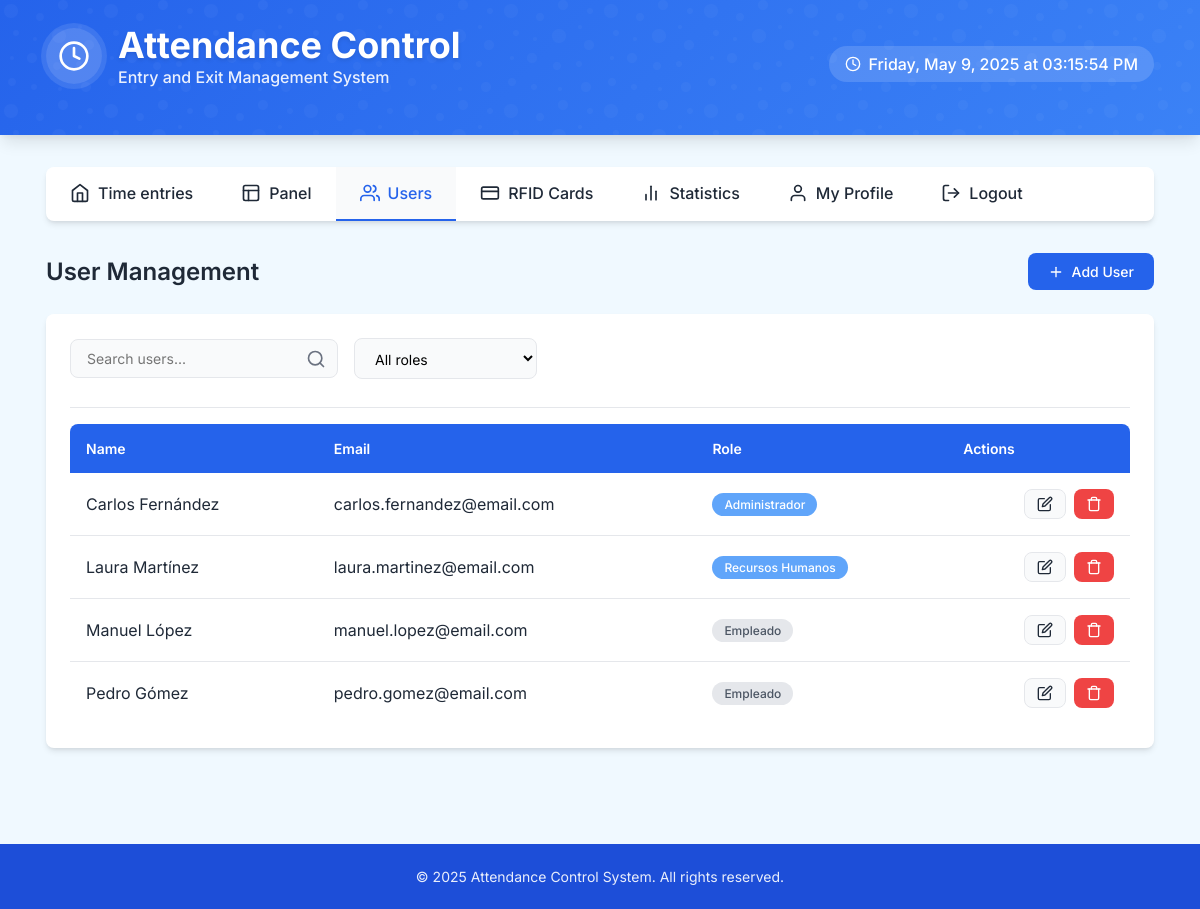
The page /code/usuarios.php (signed in) on the database its author committed.
### tables this page shows
CREATE TABLE `usuarios` (
  `id` int(11) NOT NULL,
  `nombre` varchar(100) NOT NULL,
  `apellido` varchar(100) NOT NULL,
  `email` varchar(150) NOT NULL,
  `password` varchar(255) DEFAULT NULL,
  `rol_id` int(11) DEFAULT NULL
);

CREATE TABLE `roles` (
  `id` int(11) NOT NULL,
  `nombre` varchar(50) NOT NULL
);

### code/usuarios.php (the view, shortened to what this page needs)
<?php
require_once 'includes/db_connection.php';
$users = [];
$usersQuery = "SELECT u.id, u.nombre, u.apellido, u.email, r.nombre as role_name, r.id as role_id
               FROM usuarios u
               JOIN roles r ON u.rol_id = r.id
               ORDER BY u.nombre, u.apellido";
$usersResult = $conn->query($usersQuery);
if ($usersResult) {
    while ($row = $usersResult->fetch_assoc()) {
        $users[] = $row;
    }
}
include 'includes/header.php';
?>
<div class="page-header">
    <h2>User Management</h2>
    <button class="btn btn-primary" data-modal-target="addUserModal">
        <svg xmlns="http://www.w3.org/2000/svg" viewBox="0 0 24 24" fill="none" stroke="currentColor" stroke-width="2" stroke-linecap="round" stroke-linejoin="round">
            <line x1="12" y1="5" x2="12" y2="19"></line>
            <line x1="5" y1="12" x2="19" y2="12"></line>
        </svg>
        Add User
    </button>
</div>
<div class="card">
    <div class="card-header">
        <div class="search-filter">
            <div class="search-box">
                <input type="text" id="searchUsers" class="form-control" placeholder="Search users...">
                <svg xmlns="http://www.w3.org/2000/svg" viewBox="0 0 24 24" fill="none" stroke="currentColor" stroke-width="2" stroke-linecap="round" stroke-linejoin="round">
                    <circle cx="11" cy="11" r="8"></circle>
                    <line x1="21" y1="21" x2="16.65" y2="16.65"></line>
                </svg>
            </div>
            <div class="filter-options">
                <select id="filterRole" class="form-control">
                    <option value="">All roles</option>
                </select>
            </div>
        </div>
    </div>
    <div class="table-container">
        <table id="usersTable">
            <thead>
                <tr>
                    <th>Name</th>
                    <th>Email</th>
                    <th>Role</th>
                    <th>Actions</th>
                </tr>
            </thead>
            <tbody>
                <?php if (empty($users)): ?>
                    <tr>
                        <td colspan="4" class="text-center">No users registered.</td>
                    </tr>
                <?php else: ?>
                    <?php foreach ($users as $user): ?>
                    <tr data-role="<?php echo $user['role_id']; ?>">
                        <td data-label="Nombre"><?php echo $user['nombre'] . ' ' . $user['apellido']; ?></td>
                        <td data-label="Email"><?php echo $user['email']; ?></td>
                        <td data-label="Rol">
                            <span class="badge <?php echo 'badge-' . ($user['role_name'] === 'Administrador' ? 'primary' : ($user['role_name'] === 'Recursos Humanos' ? 'info' : 'secondary')); ?>">
                                <?php echo $user['role_name']; ?>
                            </span>
                        </td>
                        <td data-label="Acciones">
                            <div class="action-buttons">
                                <button class="btn btn-sm btn-secondary edit-user" data-user-id="<?php echo $user['id']; ?>">
                                    <svg xmlns="http://www.w3.org/2000/svg" viewBox="0 0 24 24" fill="none" stroke="currentColor" stroke-width="2" stroke-linecap="round" stroke-linejoin="round">
                                        <path d="M11 4H4a2 2 0 0 0-2 2v14a2 2 0 0 0 2 2h14a2 2 0 0 0 2-2v-7"></path>
                                        <path d="M18.5 2.5a2.121 2.121 0 0 1 3 3L12 15l-4 1 1-4 9.5-9.5z"></path>
                                    </svg>
                                </button>
                                <button class="btn btn-sm btn-danger delete-user" data-user-id="<?php echo $user['id']; ?>">
                                    <svg xmlns="http://www.w3.org/2000/svg" viewBox="0 0 24 24" fill="none" stroke="currentColor" stroke-width="2" stroke-linecap="round" stroke-linejoin="round">
                                        <polyline points="3 6 5 6 21 6"></polyline>
                                        <path d="M19 6v14a2 2 0 0 1-2 2H7a2 2 0 0 1-2-2V6m3 0V4a2 2 0 0 1 2-2h4a2 2 0 0 1 2 2v2"></path>
                                    </svg>
                                </button>
                            </div>
                        </td>
                    </tr>
                    <?php endforeach; ?>
                <?php endif; ?>
            </tbody>
        </table>
    </div>
</div>
<?php
include 'includes/footer.php';
?>

### code/css/usuarios.css (style rules this page uses)
.page-header { display: flex; justify-content: space-between; align-items: center; margin-bottom: 1.5rem; }
.page-header h2 { font-size: 1.5rem; font-weight: 600; color: var(--text); margin: 0; }
.search-filter { display: flex; flex-wrap: wrap; gap: 1rem; align-items: center; margin-bottom: 1rem; }
.search-box { position: relative; flex: 1; min-width: 200px; }
.search-box input { padding-right: 2.5rem; }
.search-box svg { position: absolute; right: 0.75rem; top: 50%; transform: translateY(-50%); width: 1.25rem; height: 1.25rem; color: var(--text-light); }
.filter-options { display: flex; gap: 0.75rem; }
.filter-options select { min-width: 150px; }
.action-buttons { display: flex; gap: 0.5rem; justify-content: flex-end; }
.action-buttons .btn svg { width: 1rem; height: 1rem; }
.badge { display: inline-flex; align-items: center; padding: 0.25rem 0.75rem; border-radius: 9999px; font-size: 0.75rem; font-weight: 500; }
.badge-primary { background-color: var(--primary-light); color: white; }
.badge-info { background-color: #60a5fa; color: white; }
.badge-secondary { background-color: #e5e7eb; color: #4b5563; }

### code/css/common.css (style rules this page uses)
* { margin: 0; padding: 0; box-sizing: border-box; font-family: "Inter", "Segoe UI", system-ui, -apple-system, sans-serif; }
:root { --primary: #2563eb; --primary-dark: #1d4ed8; --primary-light: #60a5fa; --primary-gradient: linear-gradient(135deg, #2563eb 0%, #3b82f6 100%); --secondary: #f9fafb; --text: #1f2937; --text-light: #6b7280; --border: #e5e7eb; --background: #f0f9ff; --card: #ffffff; --shadow: 0 4px 6px -1px rgba(0, 0, 0, 0.1), 0 2px 4px -1px rgba(0, 0, 0, 0.06); --shadow-lg: 0 10px 15px -3px rgba(0, 0, 0, 0.1), 0 4px 6px -2px rgba(0, 0, 0, 0.05); --radius: 8px; --transition: all 0.2s ease; }
body { background-color: var(--background); color: var(--text); padding: 0; position: relative; min-height: 100vh; z-index: 1; }
.card { background-color: var(--card); border-radius: var(--radius); box-shadow: var(--shadow); padding: 1.5rem; margin-bottom: 2rem; }
.card-header { display: flex; justify-content: space-between; align-items: center; margin-bottom: 1rem; padding-bottom: 0.75rem; border-bottom: 1px solid var(--border); }
.form-control { width: 100%; padding: 0.625rem 1rem; border: 1px solid var(--border); border-radius: var(--radius); background-color: var(--secondary); font-size: 0.875rem; transition: var(--transition); }
button { padding: 0.625rem 1.25rem; border-radius: var(--radius); font-size: 0.875rem; font-weight: 500; cursor: pointer; transition: all 0.2s ease; border: none; display: inline-flex; align-items: center; justify-content: center; gap: 0.5rem; }
.btn-primary { background-color: var(--primary); color: white; }
.btn-secondary { background-color: var(--secondary); color: var(--text); border: 1px solid var(--border); }
.btn-danger { background-color: #ef4444; color: white; }
.btn-sm { padding: 0.375rem 0.75rem; font-size: 0.75rem; }
button svg { width: 1rem; height: 1rem; }
.table-container { overflow-x: auto; }
table { width: 100%; border-collapse: separate; border-spacing: 0; border-radius: var(--radius); overflow: hidden; }
thead { background-color: var(--primary); color: white; }
thead th { text-align: left; padding: 1rem; font-weight: 600; font-size: 0.875rem; }
tbody td { padding: 1rem; border-bottom: 1px solid var(--border); }
tbody tr:last-child td { border-bottom: none; }

### rows shown on the page
usuarios: nombre "Carlos", apellido "Fernández", email "carlos.fernandez@email.com", rol.nombre "Administrador"
usuarios: nombre "Laura", apellido "Martínez", email "laura.martinez@email.com", rol.nombre "Recursos Humanos"
usuarios: nombre "Manuel", apellido "López", email "manuel.lopez@email.com", rol.nombre "Empleado"
usuarios: nombre "Pedro", apellido "Gómez", email "pedro.gomez@email.com", rol.nombre "Empleado"
